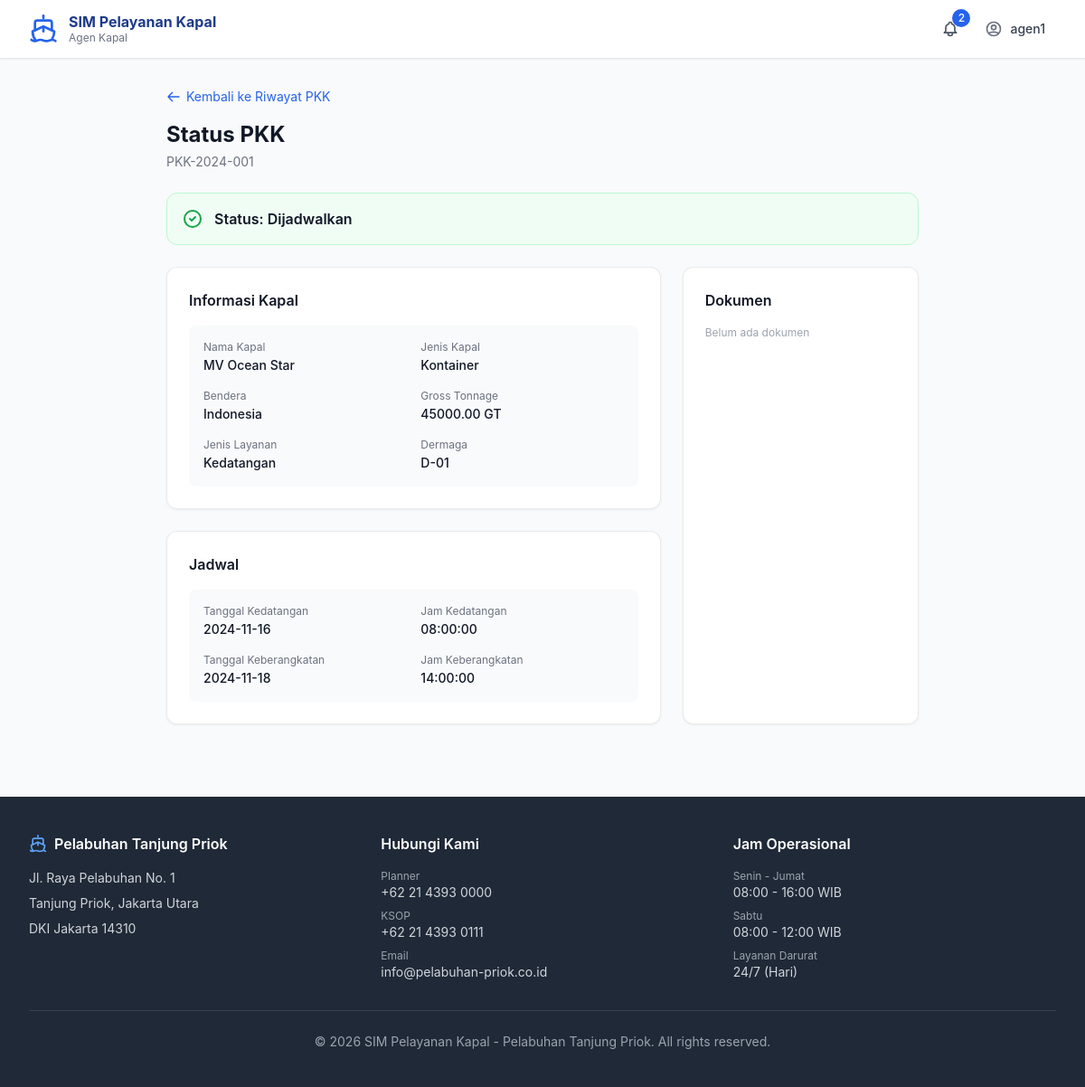
Screenshot of /agen-kapal/status-pkk.php?id=1 (signed in) with the database file from the repository.
### tables this page shows
CREATE TABLE pkk (
    id INT AUTO_INCREMENT PRIMARY KEY,
    nomor_pkk VARCHAR(50) NOT NULL UNIQUE,
    agen_id INT NOT NULL,
    kapal_id INT NOT NULL,
    jenis_layanan ENUM('Kedatangan','Keberangkatan','Pindah Tambat') NOT NULL,
    tanggal_kedatangan DATE,
    jam_kedatangan TIME,
    tanggal_keberangkatan DATE,
    jam_keberangkatan TIME,
    dermaga_diminta VARCHAR(20),
    keterangan TEXT,
    status ENUM('Menunggu Validasi','Divalidasi','Ditolak','Dijadwalkan','Selesai') DEFAULT 'Menunggu Validasi',
    catatan_ksop TEXT,
    tanggal_ajuan TIMESTAMP DEFAULT CURRENT_TIMESTAMP,
    updated_at TIMESTAMP DEFAULT CURRENT_TIMESTAMP ON UPDATE CURRENT_TIMESTAMP,
    FOREIGN KEY (agen_id) REFERENCES users(id),
    FOREIGN KEY (kapal_id) REFERENCES kapal(id)
);

### config/auth.php (called while the page is built, shortened)
<?php
function isLoggedIn() {
    return isset($_SESSION['user_id']) && !empty($_SESSION['user_id']);
}
function getUser() {
    return [
        'id'      => $_SESSION['user_id'],
        'username'=> $_SESSION['username'],
        'nama'    => $_SESSION['nama'],
        'role'    => $_SESSION['role'],
        'role_id' => $_SESSION['role_id'],
    ];
}

### config/db.php (called while the page is built, shortened)
<?php
function getDB() {
    static $pdo = null;
    if ($pdo === null) {
        try {
            $dsn = "mysql:host=".DB_HOST.";dbname=".DB_NAME.";charset=".DB_CHARSET;
            $pdo = new PDO($dsn, DB_USER, DB_PASS, [
                PDO::ATTR_ERRMODE            => PDO::ERRMODE_EXCEPTION,
                PDO::ATTR_DEFAULT_FETCH_MODE => PDO::FETCH_ASSOC,
                PDO::ATTR_EMULATE_PREPARES   => false,
            ]);
        } catch (PDOException $e) {
            die('<div style="font-family:sans-serif;padding:20px;background:#fee2e2;border:1px solid #f87171;margin:20px;border-radius:8px">
                <h3>Koneksi Database Gagal</h3><p>'.$e->getMessage().'</p>
                <p>Pastikan MySQL berjalan dan database <b>kapal1</b> sudah diimport.</p>
            </div>');
        }
    }
    return $pdo;
}
function query($sql, $params = []) {
    $stmt = getDB()->prepare($sql);
    $stmt->execute($params);
    return $stmt;
}
function fetchOne($sql, $params = []) { return query($sql, $params)->fetch(); }

### agen-kapal/status-pkk.php (the view, shortened to what this page needs)
<?php
require_once __DIR__ . '/../config/auth.php';
require_once __DIR__ . '/../config/db.php';
require_once __DIR__ . '/../includes/helpers.php';
$user = getUser();
$id = intval($_GET['id'] ?? 0);
try {
    $pkk = $id ? fetchOne("SELECT p.*, k.nama_kapal, k.jenis_kapal, k.bendera, k.gt FROM pkk p JOIN kapal k ON p.kapal_id=k.id WHERE p.id=? AND p.agen_id=?", [$id, $user['id']]) : null;
    $docs = $id ? fetchAll("SELECT * FROM dokumen_pkk WHERE pkk_id=?", [$id]) : [];
} catch(Exception $e) { $pkk = null; $docs = []; }
include __DIR__ . '/../includes/head.php';
include __DIR__ . '/../includes/navbar.php';
?>
<div class="max-w-4xl mx-auto px-4 sm:px-6 lg:px-8 py-8">
  <div class="mb-6">
    <h1 class="text-2xl font-bold text-gray-900 mb-1">Status PKK</h1>
    <p class="text-gray-500 text-sm"><?=htmlspecialchars($pkk['nomor_pkk'])?></p>
  </div>
  <div class="mb-6 p-4 rounded-xl border <?= in_array($pkk['status'],['Divalidasi','Dijadwalkan','Selesai']) ? 'bg-green-50 border-green-200' : 'bg-yellow-50 border-yellow-200' ?>">
    <div class="flex items-center gap-3">
      <?php if(in_array($pkk['status'],['Divalidasi','Dijadwalkan','Selesai'])): ?>
      <svg class="w-6 h-6 text-green-600" fill="none" stroke="currentColor" viewBox="0 0 24 24"><path stroke-linecap="round" stroke-linejoin="round" stroke-width="2" d="M9 12l2 2 4-4m6 2a9 9 0 11-18 0 9 9 0 0118 0z"/></svg>
      <?php else: ?>
      <svg class="w-6 h-6 text-yellow-600" fill="none" stroke="currentColor" viewBox="0 0 24 24"><path stroke-linecap="round" stroke-linejoin="round" stroke-width="2" d="M12 8v4l3 3m6-3a9 9 0 11-18 0 9 9 0 0118 0z"/></svg>
      <?php endif; ?>
      <div>
        <p class="font-semibold text-gray-900">Status: <?=htmlspecialchars($pkk['status'])?></p>
      </div>
    </div>
  </div>
  <div class="grid grid-cols-1 lg:grid-cols-3 gap-6">
    <div class="lg:col-span-2 space-y-6">
      <div class="card p-6">
        <h3 class="font-semibold text-gray-900 mb-4">Informasi Kapal</h3>
        <div class="grid grid-cols-2 gap-4 bg-gray-50 p-4 rounded-lg">
          <?php foreach([['Nama Kapal',$pkk['nama_kapal']],['Jenis Kapal',$pkk['jenis_kapal']],['Bendera',$pkk['bendera']??'-'],['Gross Tonnage',$pkk['gt'].' GT'],['Jenis Layanan',$pkk['jenis_layanan']],['Dermaga',$pkk['dermaga_diminta']]] as [$l,$v]): ?>
          <div><p class="text-xs text-gray-500"><?=$l?></p><p class="text-sm font-medium text-gray-900 mt-0.5"><?=htmlspecialchars($v??'-')?></p></div>
          <?php endforeach; ?>
        </div>
      </div>
      <div class="card p-6">
        <h3 class="font-semibold text-gray-900 mb-4">Jadwal</h3>
        <div class="grid grid-cols-2 gap-4 bg-gray-50 p-4 rounded-lg">
          <div><p class="text-xs text-gray-500">Tanggal Kedatangan</p><p class="text-sm font-medium mt-0.5"><?=htmlspecialchars($pkk['tanggal_kedatangan']??'-')?></p></div>
          <div><p class="text-xs text-gray-500">Jam Kedatangan</p><p class="text-sm font-medium mt-0.5"><?=htmlspecialchars($pkk['jam_kedatangan']??'-')?></p></div>
          <?php if($pkk['tanggal_keberangkatan']??''): ?>
          <div><p class="text-xs text-gray-500">Tanggal Keberangkatan</p><p class="text-sm font-medium mt-0.5"><?=htmlspecialchars($pkk['tanggal_keberangkatan'])?></p></div>
          <div><p class="text-xs text-gray-500">Jam Keberangkatan</p><p class="text-sm font-medium mt-0.5"><?=htmlspecialchars($pkk['jam_keberangkatan']??'-')?></p></div>
          <?php endif; ?>
        </div>
      </div>
    </div>
    <div class="card p-6">
      <h3 class="font-semibold text-gray-900 mb-4">Dokumen</h3>
      <div class="space-y-3">
        <?php if(empty($docs)): ?><p class="text-xs text-gray-400">Belum ada dokumen</p><?php endif; ?>
      </div>
    </div>
  </div>
</div>
<?php include __DIR__ . '/../includes/footer.php'; ?>
</body></html>

### includes/head.php (style rules this page uses)
body { font-family: -apple-system, BlinkMacSystemFont, 'Segoe UI', Roboto, sans-serif; }
.card { background: white; border-radius: 0.75rem; border: 1px solid rgba(0,0,0,0.08); box-shadow: 0 1px 3px rgba(0,0,0,0.06); }

### rows the page displays
pkk: nomor_pkk "PKK-2024-001", status "Dijadwalkan", tanggal_kedatangan "2024-11-16", jam_kedatangan "08:00:00", tanggal_keberangkatan "2024-11-18", jam_keberangkatan "14:00:00"

### other values shown
$user['role'] "Agen Kapal"
$notifCount "2"
$user['username'] "agen1"
$text "Kembali ke Riwayat PKK"
$l "Nama Kapal"
$v "MV Ocean Star"
$l "Jenis Kapal"
$v "Kontainer"
$l "Bendera"
$v "Indonesia"
$l "Gross Tonnage"
$v "45000.00 GT"
$l "Jenis Layanan"
$v "Kedatangan"
$l "Dermaga"
